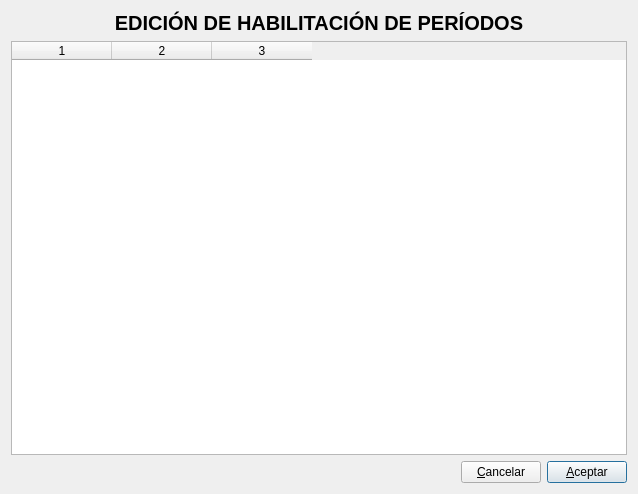
<?xml version="1.0" encoding="UTF-8"?>
<ui version="4.0">
 <class>bloqueaper</class>
 <widget class="QDialog" name="bloqueaper">
  <property name="geometry">
   <rect>
    <x>0</x>
    <y>0</y>
    <width>638</width>
    <height>494</height>
   </rect>
  </property>
  <property name="windowTitle">
   <string>Períodos de ejercicio</string>
  </property>
  <layout class="QVBoxLayout">
   <item>
    <widget class="QLabel" name="label">
     <property name="font">
      <font>
       <pointsize>15</pointsize>
       <weight>75</weight>
       <bold>true</bold>
      </font>
     </property>
     <property name="text">
      <string>EDICIÓN DE HABILITACIÓN DE PERÍODOS</string>
     </property>
     <property name="alignment">
      <set>Qt::AlignCenter</set>
     </property>
    </widget>
   </item>
   <item>
    <widget class="QTableWidget" name="tableWidget">
     <property name="rowCount">
      <number>0</number>
     </property>
     <property name="columnCount">
      <number>3</number>
     </property>
     <column/>
     <column/>
     <column/>
    </widget>
   </item>
   <item>
    <layout class="QHBoxLayout">
     <item>
      <spacer>
       <property name="orientation">
        <enum>Qt::Horizontal</enum>
       </property>
       <property name="sizeHint" stdset="0">
        <size>
         <width>40</width>
         <height>20</height>
        </size>
       </property>
      </spacer>
     </item>
     <item>
      <widget class="QPushButton" name="cancelarpushButton">
       <property name="text">
        <string>&amp;Cancelar</string>
       </property>
      </widget>
     </item>
     <item>
      <widget class="QPushButton" name="aceptarpushButton">
       <property name="text">
        <string>&amp;Aceptar</string>
       </property>
       <property name="default">
        <bool>true</bool>
       </property>
      </widget>
     </item>
    </layout>
   </item>
  </layout>
 </widget>
 <resources/>
 <connections>
  <connection>
   <sender>cancelarpushButton</sender>
   <signal>clicked()</signal>
   <receiver>bloqueaper</receiver>
   <slot>reject()</slot>
   <hints>
    <hint type="sourcelabel">
     <x>457</x>
     <y>459</y>
    </hint>
    <hint type="destinationlabel">
     <x>368</x>
     <y>465</y>
    </hint>
   </hints>
  </connection>
 </connections>
</ui>
